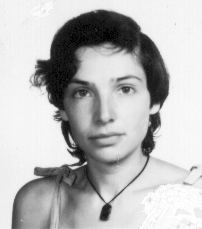
#> input picture Lab 2/julia.png, 202 x 229 px, found by its file name
$ jupyter execute Thresholding_algorithm_by_Otsu.ipynb
#> lines starting #> are read from the running program, lines starting #| are printed output that depends on the picture; after the words box and inside, x2 and y2 are one past the last pixel; in counts of white or black regions, pixels touching at a corner belong together
#> further down, img is the input picture: shape (229, 202, 3); min 0, max 255, mean 185.4
[cell 1]
import numpy as np
import cv2
import matplotlib.pyplot as plt
from tkinter.filedialog import askopenfilename
from google.colab.patches import cv2_imshow

[cell 2]
def otsu_thresholding( img ):
    HISTOGRAM, bins = np.histogram( img , np.array( range ( 0, 256 ) ) )
#> HISTOGRAM = 255 values, max 11628 at index 244, min 0 at index 1, mean 544.2; bins = 256 values from 0 to 255
    threshold = -1
    sigma_so_far = -1
    HISTOGRAM = 1.0 * HISTOGRAM / np.sum ( HISTOGRAM )
#> HISTOGRAM = 255 values, max 0.0838 at index 244, min 0 at index 1, mean 0.00392
    for t in bins:
        q1 = np.sum ( HISTOGRAM [ : t ] )
        mu1 = np.sum ( bins [ : t ] * HISTOGRAM [ : t ] ) / q1
        q2 = np.sum ( HISTOGRAM [ t : ] )
        mu2 = np.sum ( bins [ t : -1 ] * HISTOGRAM [ t : ] ) / q2

        sigma = q1 * q2 * (mu1 - mu2) ** 2
        if sigma > sigma_so_far:
            threshold = t
            sigma_so_far = sigma
#> this loop made 256 passes
#> (q1, mu1, q2, mu2, sigma, sigma_so_far) on passes 2, 3, 5, 9, 10, 14, 17, 18, 22, 23, 26, 30: (0.00355, 0, 0.996, 186.1, 122.4, 122.4), (0.00355, 0, 0.996, 186.1, 122.4, 122.4), (0.00355, 0, 0.996, 186.1, 122.4, 122.4), (0.00988, 4.49, 0.99, 187.2, 326.7, 326.7), (0.00988, 4.49, 0.99, 187.2, 326.7, 326.7), (0.00988, 4.49, 0.99, 187.2, 326.7, 326.7), (0.019, 9.53, 0.981, 188.8, 598.7, 598.7), (0.019, 9.53, 0.981, 188.8, 598.7, 598.7), (0.0326, 13.9, 0.967, 191.2, 991, 991), (0.0326, 13.9, 0.967, 191.2, 991, 991), (0.0497, 17.38, 0.95, 194.2, 1477.2, 1477.2), (0.0636, 19.69, 0.936, 196.7, 1864.5, 1864.5)
#> (q1, mu1, q2, mu2, sigma) on passes 1, 4, 6, 7, 8, 11: (0, nan, 1, 185.4, nan), (0.00355, 0, 0.996, 186.1, 122.4), (0.00355, 0, 0.996, 186.1, 122.4), (0.00355, 0, 0.996, 186.1, 122.4), (0.00355, 0, 0.996, 186.1, 122.4), (0.00988, 4.49, 0.99, 187.2, 326.7)
#> after the loop, sigma_so_far = 5120.8; threshold = 150
    output = img.copy( )
    print(threshold)
#| 150
    output[img > threshold] = 255
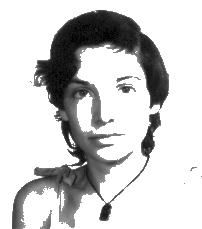
#> output: shape (229, 202, 3); min 0, max 255, mean 203.8
    output[img < threshold] = 0
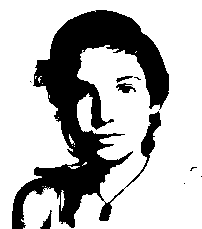
#> output: shape (229, 202, 3); min 0, max 255, mean 184.9
    return output

[cell 3]
filename = '/content/julia.png'

[cell 4]
img = cv2.imread( filename )
cv2_imshow(img )
cv2.waitKey( 0 )
cv2_imshow(otsu_thresholding( img ) )
cv2.waitKey( 0 )

$ run again, with Lab 2/aluminium_otsu.png copied over Lab 2/julia.png
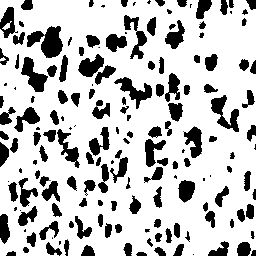
#> input picture Lab 2/aluminium_otsu.png, 256 x 256 px, found by its file name
#> img is the input picture: shape (256, 256, 3); min 0, max 255, mean 194.8
#> in otsu_thresholding, `HISTOGRAM, bins = np.histogram( img , np.array( range ( 0, 256 ) ) )`: HISTOGRAM = 255 values, max 149931 at index 254, min 0 at index 1, mean 771; bins = 256 values from 0 to 255
#> in otsu_thresholding, `HISTOGRAM = 1.0 * HISTOGRAM / np.sum ( HISTOGRAM )`: HISTOGRAM = 255 values, max 0.763 at index 254, min 0 at index 1, mean 0.00392
#> the loop in otsu_thresholding, `for t in bins:` made 256 passes
#> (q1, mu1, q2, mu2, sigma, threshold, sigma_so_far) on passes 2, 106: (0.234, 0, 0.766, 253.4, 11518.1, 1, 11518.1), (0.237, 1.37, 0.763, 254, 11554.8, 105, 11554.8)
#> after the loop in otsu_thresholding, `for t in bins:`: sigma_so_far = 11554.8; threshold = 105
#| 105
#> in otsu_thresholding, `output[img < threshold] = 0`:
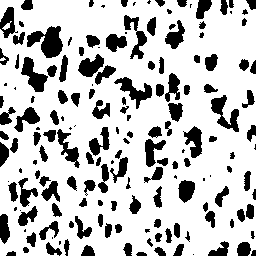
#> output: shape (256, 256, 3); 76.3% white; 168 black regions (35 under 20 px), largest, box (x1, y1, x2, y2) and area: (27, 26, 63, 58) 672, (211, 95, 239, 132) 452, (21, 57, 48, 92) 448
